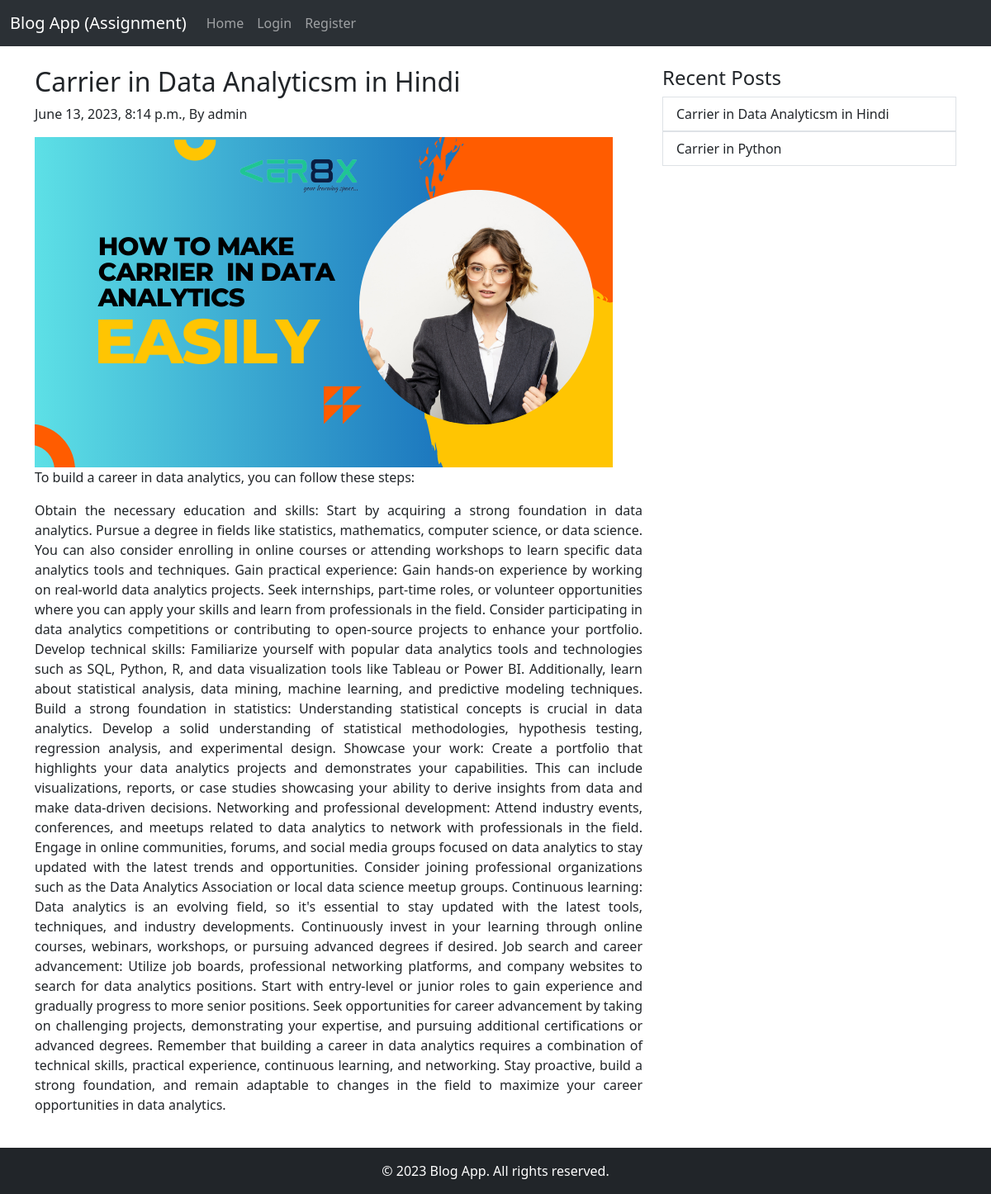
The page /blog-detail/Carrier-in-Data-Analytics on the database as committed earlier.
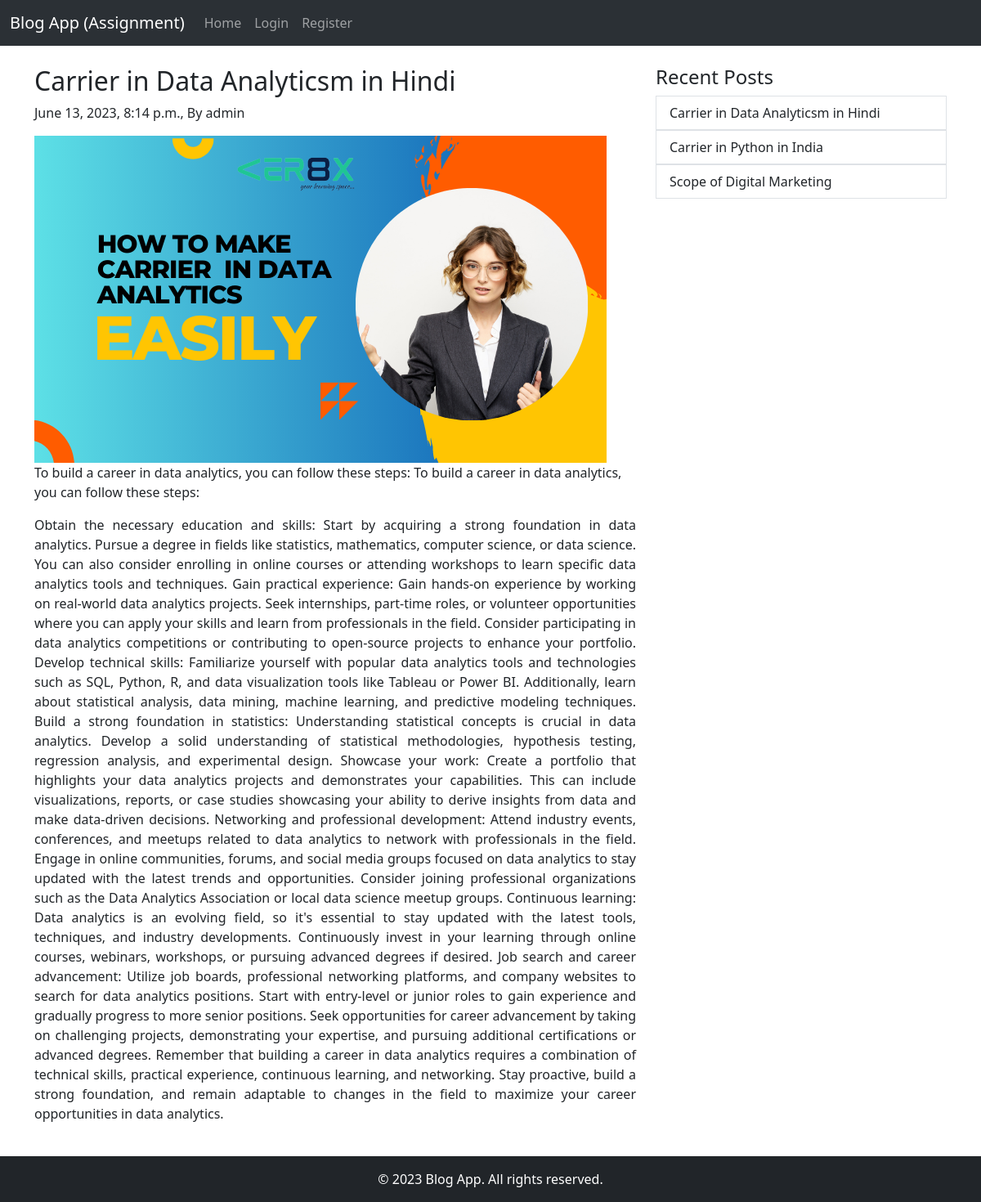
The same page on the database as committed later.
### api/models.py (models this page shows, shortened)
class created_updated(models.Model):
    created_at = models.DateTimeField(auto_now_add=True)
    updated_at = models.DateTimeField(auto_now=True)

class BlogPost(created_updated):
    title = models.CharField(max_length=200, unique=True)
    subtitle = models.CharField(max_length=255, blank=True)
    slug = models.SlugField(max_length=255, unique=True)
    image = models.ImageField(upload_to='blogs/', blank=True)
    body = models.TextField(blank=True, null=True)
    meta_description = models.CharField(max_length=150, blank=True)
    meta_keyword = models.CharField(max_length=150, blank=True)
    author = models.ForeignKey(User, on_delete=models.CASCADE)
    category = models.ForeignKey(Category, related_name='categories_post', on_delete=models.SET_NULL, null=True)

### blog/views.py (the view)
# urls.py: path('blog-detail/<slug:the_slug>', views.BlogDetailView.as_view(), name='blogdetail'),
class BlogDetailView(APIView):
    def get(self, request, the_slug, format=None):
        post = BlogPost.objects.filter(slug=the_slug).exists()
        if post:
            post = BlogPost.objects.filter(slug=the_slug).first()
            posts = BlogPost.objects.all()
            return render(request, 'blogdetail.html', context={'posts':posts, 'post':post, 'current_path':resolve(request.path).url_name})
        else:
            return render(request, 'page_404.html')

### api/models.py (called while the page is built)
    def __str__(self):
        return self.name

### blog/context_processors.py (called while the page is built)
def auth_check(request):
    if request.user.is_authenticated:
        return {'is_login':True}
    else:
        return {'is_login':False}

### blog/templates/blogdetail.html (shortened to what this page needs)
{% extends 'base.html' %}
{% load static %}
{% block body %}
<section class="container">
<div class="row">
    <div class="container mt-4">
        <div class="row">
          <div class="col-lg-8">
            <h2>{{post.title}}</h2>
            <p>{{post.created_at}}, By {{post.author}}</p>
            <img src="{{post.image.url}}" alt="Blog Image" class="img-fluid">
            <p>{{post.subtitle}}</p>
            <p style="text-align: justify;">{{post.body}}</p>
          </div>
          <div class="col-lg-4">
            <h4>Recent Posts</h4>
            <ul class="list-group">
              {% for post in posts %}
               <a href="{% url 'blog:blogdetail' post.slug %}" style="text-decoration:none;"><li class="list-group-item">{{post.title}}</li> </a>
              {% endfor %}
            </ul>
          </div>
        </div>
      </div>
</div>
</section>
{% endblock %}

Rows that differ between the two databases and show on the page:
changed BlogPost "Carrier in Data Analyticsm in Hindi": subtitle "To build a career in data analytics, you can follow these steps:" → "To build a career in data analytics, you can follow these steps: To build a career in data analytics, you can follow these steps:"
changed BlogPost: title "Carrier in Python" → "Carrier in Python in India"
added BlogPost: title "Scope of Digital Marketing"
